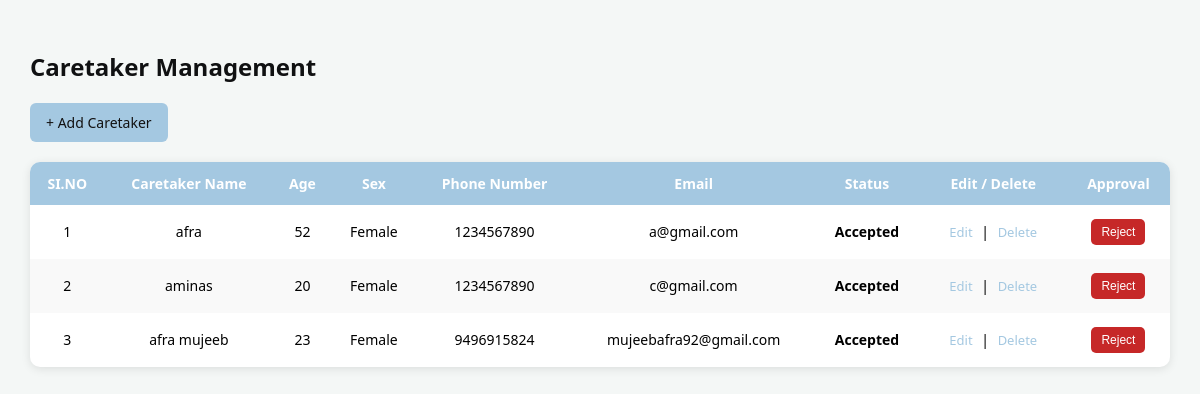
Page /AddandManagecaretaker on the committed database.
### RenalGuideApp/models.py (models this page shows)
class CaretakerTable(models.Model):
    name=models.CharField(max_length=30,null=True,blank=True)
    age=models.IntegerField(null=True,blank=True)
    phonenumber=models.BigIntegerField(null=True,blank=True)
    sex=models.CharField(max_length=30,null=True,blank=True)
    email=models.CharField(null=True,blank=True)
    status = models.CharField(max_length=100, null=True, blank=True)
    LOGINID=models.ForeignKey(LoginTable,on_delete=models.CASCADE, null=True,blank=True)

### RenalGuideApp/views.py (the view)
# urls.py: path('AddandManagecaretaker', AddandManagecaretaker.as_view(), name="AddandManagecaretaker" ),
class AddandManagecaretaker(View):
    def get(self, request):
        c = CaretakerTable.objects.all()
        return render(request, 'administration/AddandManagecaretaker.html',{'caretaker':c})

### templates/administration/AddandManagecaretaker.html (shortened to what this page needs)
<!DOCTYPE html>
<html lang="en">
<head>
</head>
<body>
    <h2>Caretaker Management</h2>
    <a href="/AddCaretaker" class="add-btn">+ Add Caretaker</a>
    <table>
        <thead>
            <tr>
                <th>SI.NO</th>
                <th>Caretaker Name</th>
                <th>Age</th>
                <th>Sex</th>
                <th>Phone Number</th>
                <th>Email</th>
                <th>Status</th>
                <th>Edit / Delete</th>
                <th>Approval</th>
            </tr>
        </thead>
        <tbody>
        {% for i in caretaker %}
            <tr>
                <td>{{ forloop.counter }}</td>
                <td>{{ i.name }}</td>
                <td>{{ i.age }}</td>
                <td>{{ i.sex }}</td>
                <td>{{ i.phonenumber }}</td>
                <td>{{ i.email }}</td>
                <td class="status {{ i.status }}">{{ i.status }}</td>
                <td>
                    <a href="/EditCaretaker/{{i.id}}" class="action-link">Edit</a>
                    |
                    <a href="/DeleteCaretaker/{{i.id}}" class="action-link"
                       onclick="return confirm('Are you sure you want to delete?')">
                       Delete
                    </a>
                </td>
                <td>
                    {% if i.status == "pending" %}
                        <a href="/acceptcaretaker/{{i.id}}">
                            <button class="btn accept">Accept</button>
                        </a>
                        <a href="/rejectcaretaker/{{i.id}}">
                            <button class="btn reject">Reject</button>
                        </a>
                    {% elif i.status == "rejected" %}
                        <a href="/acceptcaretaker/{{i.id}}">
                            <button class="btn accept">Accept</button>
                        </a>
                    {% else %}
                        <a href="/rejectcaretaker/{{i.id}}">
                            <button class="btn reject">Reject</button>
                        </a>
                    {% endif %}
                </td>
            </tr>
        {% endfor %}
        </tbody>
    </table>
</body>
</html>

### templates/administration/AddandManagecaretaker.html (style rules this page uses)
body { font-family: 'Segoe UI', Tahoma, Geneva, Verdana, sans-serif; background:#f4f7f6; margin:0; padding:30px; }
h2 { color:#101112; margin-bottom:20px; }
.add-btn { display:inline-block; background:#A4C8E1; color:rgb(18, 17, 17); padding:10px 16px; border-radius:6px; text-decoration:none; font-size:14px; margin-bottom:20px; }
table { width:100%; border-collapse:collapse; background:white; box-shadow:0 2px 10px rgba(0,0,0,0.1); border-radius:10px; overflow:hidden; }
thead { background:#A4C8E1; color:white; }
th, td { padding:12px 10px; text-align:center; font-size:14px; }
tr:nth-child(even) { background:#f9f9f9; }
a { text-decoration:none; font-size:13px; }
.action-link { margin:0 5px; color:#A4C8E1; font-weight:500; }
.btn { padding:6px 10px; border:none; border-radius:5px; font-size:12px; cursor:pointer; margin:2px; }
.reject { background:#c62828; color:white; }
.status { font-weight:600; text-transform:capitalize; }

### rows in the picture
CaretakerTable: name "afra", age "52", sex "Female", phonenumber "1234567890", email "a@gmail.com", status "Accepted"
CaretakerTable: name "aminas", age "20", sex "Female", phonenumber "1234567890", email "c@gmail.com", status "Accepted"
CaretakerTable: name "afra mujeeb", age "23", sex "Female", phonenumber "9496915824", email "mujeebafra92@gmail.com", status "Accepted"
